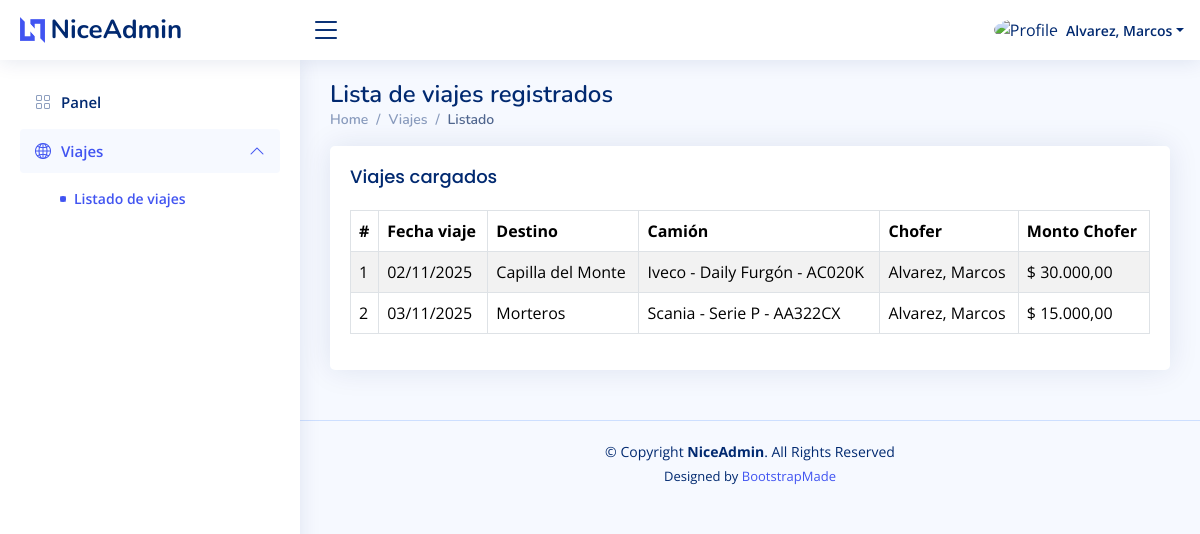
The page /viajes_listado.php (signed in) on the database its author committed.
### tables this page shows
CREATE TABLE viajes (
  id INT NOT NULL AUTO_INCREMENT,
  chofer_id INT NOT NULL,
  transporte_id INT NOT NULL,
  destino_id INT NOT NULL,
  fecha_programada DATE NOT NULL,
  costo DECIMAL(12,2) NOT NULL,
  porcentaje_chofer INT NOT NULL,
  creado_por INT DEFAULT NULL,
  fecha_creacion DATETIME NOT NULL DEFAULT CURRENT_TIMESTAMP,
  PRIMARY KEY (id),
  KEY idx_viajes_fecha (fecha_programada),
  KEY idx_viajes_destino (destino_id)
);

CREATE TABLE destinos (
  id INT NOT NULL AUTO_INCREMENT,
  denominacion VARCHAR(120) NOT NULL,
  PRIMARY KEY (id),
  UNIQUE KEY uq_destinos_denominacion (denominacion)
);

CREATE TABLE marcas (
  id INT NOT NULL AUTO_INCREMENT,
  denominacion VARCHAR(80) NOT NULL,
  PRIMARY KEY (id),
  UNIQUE KEY uq_marcas_denominacion (denominacion)
);

CREATE TABLE transportes (
  id INT NOT NULL AUTO_INCREMENT,
  marca_id INT NOT NULL,
  modelo VARCHAR(60) NOT NULL,
  patente VARCHAR(10) NOT NULL,
  anio SMALLINT DEFAULT NULL,
  disponible TINYINT(1) NOT NULL DEFAULT 1,
  fecha_creacion DATETIME NOT NULL DEFAULT CURRENT_TIMESTAMP,
  PRIMARY KEY (id),
  UNIQUE KEY uq_transportes_patente (patente),
  KEY idx_transportes_marca (marca_id)
);

CREATE TABLE usuarios (
  id INT NOT NULL AUTO_INCREMENT,
  apellido VARCHAR(80) NOT NULL,
  nombre VARCHAR(80) NOT NULL,
  dni VARCHAR(10) NOT NULL,
  usuario VARCHAR(50) NOT NULL,
  clave VARCHAR(255) NOT NULL,
  activo TINYINT(1) NOT NULL DEFAULT 1,
  id_nivel INT NOT NULL,
  fecha_creacion DATETIME NOT NULL DEFAULT CURRENT_TIMESTAMP,
  imagen VARCHAR(150) DEFAULT 'profile-img.jpg',
  PRIMARY KEY (id),
  UNIQUE KEY uq_usuarios_dni (dni),
  UNIQUE KEY uq_usuarios_usuario (usuario),
  KEY idx_usuarios_nivel (id_nivel)
);

### includes/functions.php (called while the page is built, shortened)
<?php
function db_connect(): mysqli
{
    $connection = @new mysqli(DB_HOST, DB_USER, DB_PASS, DB_NAME);
    $connection->set_charset('utf8mb4');
    return $connection;
}
function db_query(string $sql, string $types = '', array $params = []): mysqli_stmt
{
    $connection = db_connect();
    $stmt = $connection->prepare($sql);
    if ($types !== '' && $params !== []) {
        $stmt->bind_param($types, ...$params);
    }
    if (!$stmt->execute()) {
        throw new RuntimeException('Error al ejecutar la consulta: ' . $stmt->error);
    }
    return $stmt;
}
function db_fetch_all(string $sql, string $types = '', array $params = []): array
{
    $stmt = db_query($sql, $types, $params);
    $result = $stmt->get_result();
    return $result->fetch_all(MYSQLI_ASSOC);
}
function current_user(): ?array
{
    return $_SESSION['user'] ?? null;
}
function es_operador(): bool
{
    return (current_user()['id_nivel'] ?? null) === 2;
}
function es_chofer(): bool
{
    return (current_user()['id_nivel'] ?? null) === 3;
}
function format_date_spanish(?string $date): string
{
    $timestamp = strtotime($date);
    return date('d/m/Y', $timestamp);
}
function obtener_clase_fila(string $fechaViaje): string
{
    $fechaViaje = date('Y-m-d', strtotime($fechaViaje));
    $hoy = date('Y-m-d');
    if ($fechaViaje < $hoy) {
        return 'fila-realizado';
    }
    return '';
}
function calcular_monto_chofer(float $costo, int $porcentaje): float
{
    return round($costo * $porcentaje / 100, 2);
}
function obtener_viajes(?int $choferId = null): array
{
    $sql = 'SELECT v.id, v.fecha_programada, d.denominacion AS destino, v.costo, v.porcentaje_chofer, ' .
        'c.apellido AS chofer_apellido, c.nombre AS chofer_nombre, c.dni AS chofer_dni, ' .
        'm.denominacion AS marca, t.modelo, t.patente ' .
        'FROM viajes v ' .
        'INNER JOIN usuarios c ON c.id = v.chofer_id ' .
        'INNER JOIN transportes t ON t.id = v.transporte_id ' .
        'INNER JOIN marcas m ON m.id = t.marca_id ' .
        'INNER JOIN destinos d ON d.id = v.destino_id';
    $tipos = '';
    $parametros = [];
    if ($choferId !== null) {
        $sql .= ' WHERE v.chofer_id = ?';
        $tipos .= 'i';
        $parametros[] = $choferId;
    }
    $sql .= ' ORDER BY v.fecha_programada ASC, d.denominacion ASC';
    return db_fetch_all($sql, $tipos, $parametros);
}

### viajes_listado.php (the view, shortened to what this page needs)
<?php
require_once __DIR__ . '/includes/functions.php';
$choferFiltradoId = es_chofer() ? (current_user()['id'] ?? null) : null;
$viajes = obtener_viajes($choferFiltradoId);
$mostrarCosto = !es_chofer();
$mostrarMontoChofer = !es_operador();
require_once __DIR__ . '/includes/header.php';
require_once __DIR__ . '/includes/topbar.php';
require_once __DIR__ . '/includes/sidebar.php';
?>
<main id="main" class="main">
    <div class="pagetitle">
        <h1>Lista de viajes registrados</h1>
        <nav>
            <ol class="breadcrumb">
                <li class="breadcrumb-item"><a href="index.php">Home</a></li>
                <li class="breadcrumb-item">Viajes</li>
                <li class="breadcrumb-item active">Listado</li>
            </ol>
        </nav>
    </div>
    <section class="section">
        <div class="card">
            <div class="card-body">
                <h5 class="card-title">Viajes cargados</h5>
                <div class="table-responsive">
                    <table class="table table-bordered table-striped align-middle">
                        <thead>
                            <tr>
                                <th>#</th>
                                <th>Fecha viaje</th>
                                <th>Destino</th>
                                <th>Camión</th>
                                <th>Chofer</th>
                                <?php if ($mostrarMontoChofer): ?>
                                    <th>Monto Chofer</th>
                                <?php endif; ?>
                            </tr>
                        </thead>
                        <tbody>
                            <?php if (!$viajes): ?>
                                <tr>
                                    <td colspan="<?php echo 5 + (int) $mostrarCosto + (int) $mostrarMontoChofer; ?>" class="text-center">No hay viajes registrados.</td>
                                </tr>
                            <?php else: ?>
                                <?php foreach ($viajes as $index => $viaje): ?>
                                    <?php
                                    $montoChofer = calcular_monto_chofer((float) $viaje['costo'], (int) $viaje['porcentaje_chofer']);
                                    $filaClase = obtener_clase_fila($viaje['fecha_programada']);
                                    ?>
                                    <tr class="<?php echo $filaClase; ?>">
                                        <td><?php echo $index + 1; ?></td>
                                        <td><?php echo htmlspecialchars(format_date_spanish($viaje['fecha_programada'])); ?></td>
                                        <td><?php echo htmlspecialchars($viaje['destino']); ?></td>
                                        <td><?php echo htmlspecialchars($viaje['marca'] . ' - ' . $viaje['modelo'] . ' - ' . $viaje['patente']); ?></td>
                                        <td><?php echo htmlspecialchars($viaje['chofer_apellido'] . ', ' . $viaje['chofer_nombre']); ?></td>
                                        <?php if ($mostrarMontoChofer): ?>
                                            <td>
                                                $ <?php echo number_format($montoChofer, 2, ',', '.'); ?>
                                            </td>
                                        <?php endif; ?>
                                    </tr>
                                <?php endforeach; ?>
                            <?php endif; ?>
                        </tbody>
                    </table>
                </div>
            </div>
        </div>
    </section>
</main>
<?php require_once __DIR__ . '/includes/footer.php'; ?>

### assets/css/style.css (style rules this page uses)
:root { scroll-behavior: smooth; }
body { font-family: "Open Sans", sans-serif; background: #f6f9ff; color: #444444; }
a { color: #4154f1; text-decoration: none; }
h1, h2, h3, h4, h5, h6 { font-family: "Nunito", sans-serif; }
#main { margin-top: 60px; padding: 20px 30px; transition: all 0.3s; }
.pagetitle { margin-bottom: 10px; }
.pagetitle h1 { font-size: 24px; margin-bottom: 0; font-weight: 600; color: #012970; }
.card { margin-bottom: 30px; border: none; border-radius: 5px; box-shadow: 0px 0 30px rgba(1, 41, 112, 0.1); }
.card-title { padding: 20px 0 15px 0; font-size: 18px; font-weight: 500; color: #012970; font-family: "Poppins", sans-serif; }
.card-body { padding: 0 20px 20px 20px; }
.breadcrumb { font-size: 14px; font-family: "Nunito", sans-serif; color: #899bbd; font-weight: 600; }
.breadcrumb a { color: #899bbd; transition: 0.3s; }
.breadcrumb .breadcrumb-item::before { color: #899bbd; }
.breadcrumb .active { color: #51678f; font-weight: 600; }
@media (min-width: 1200px) { #main, #footer { margin-left: 300px; } }
.table tbody tr.fila-realizado { background-color: #d4edda; }
.table tbody tr td { vertical-align: middle; }

### rows shown on the page
viajes: fecha_programada "02/11/2025", destino.denominacion "Capilla del Monte", marcas.denominacion "Iveco - Daily Furgón - AC020K", usuarios.apellido+nombre "Alvarez, Marcos", montoChofer "30.000,00"
viajes: fecha_programada "03/11/2025", destino.denominacion "Morteros", marcas.denominacion "Scania - Serie P - AA322CX", usuarios.apellido+nombre "Alvarez, Marcos", montoChofer "15.000,00"

### other values the page prints
user_full_name($user) "Alvarez, Marcos"
